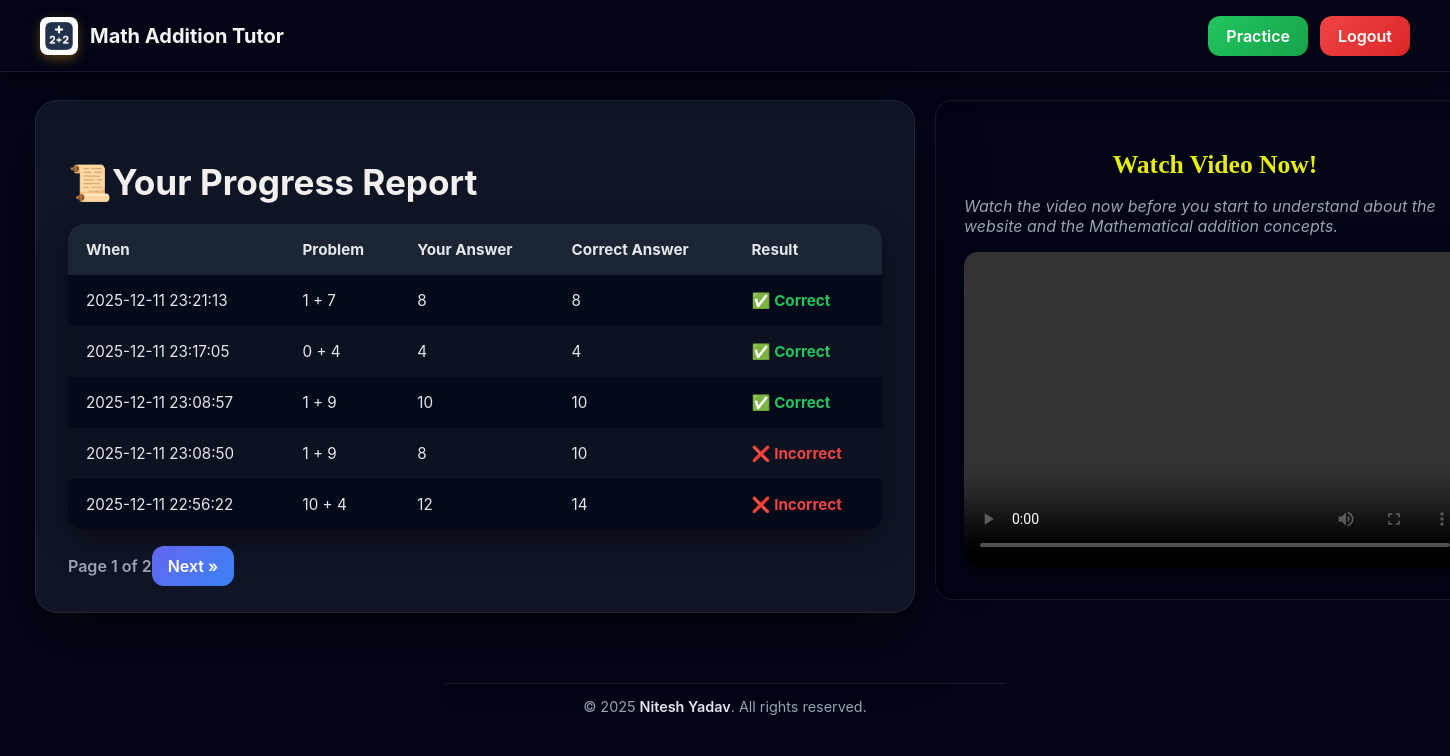
/ (signed in), run on an earlier commit of the app's database.
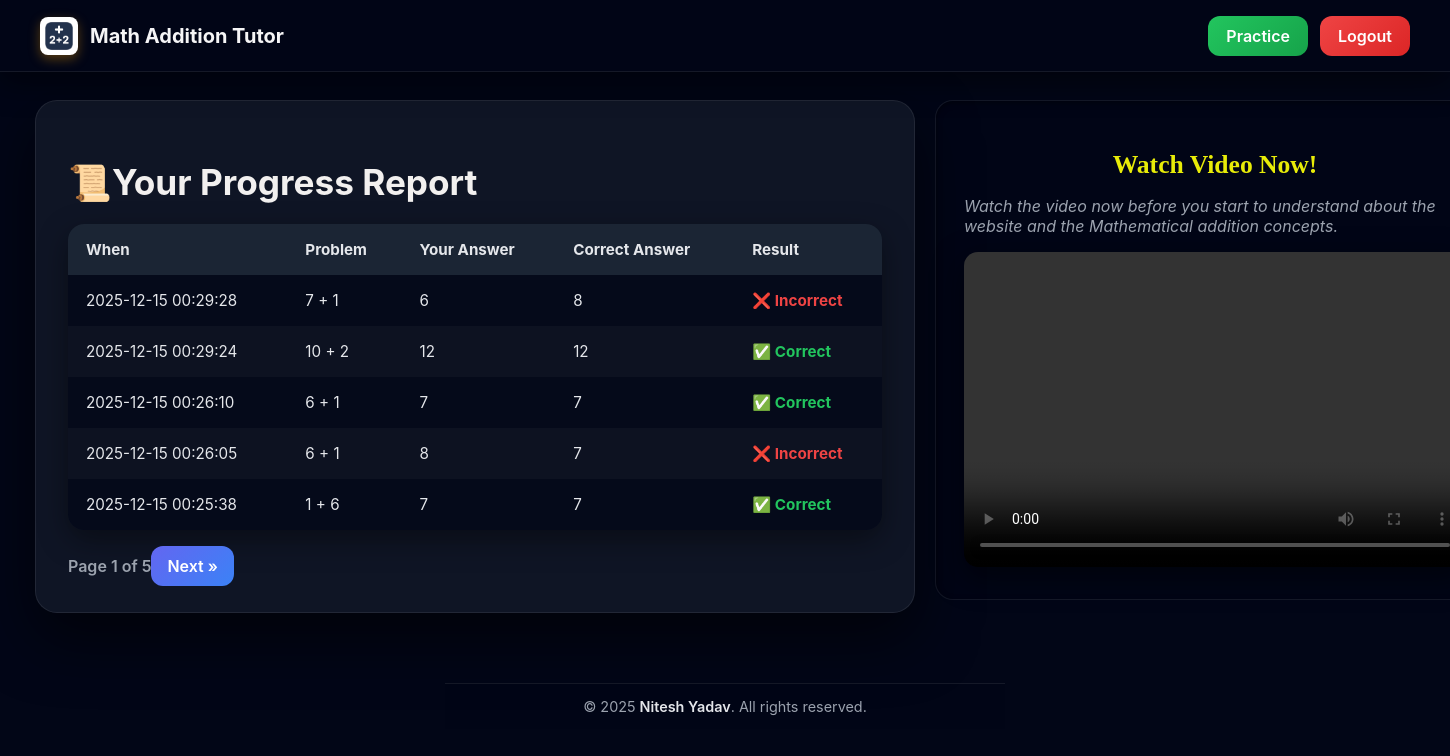
And on a later commit of the database.
### app.py (models this page shows)
class Attempt(db.Model):
    id = db.Column(db.Integer, primary_key=True)
    user_id = db.Column(db.Integer, db.ForeignKey('user.id'), nullable=False)
    a = db.Column(db.Integer, nullable=False)
    b = db.Column(db.Integer, nullable=False)
    student_answer = db.Column(db.Integer, nullable=False)
    correct_answer = db.Column(db.Integer, nullable=False)
    is_correct = db.Column(db.Boolean, nullable=False)
    timestamp = db.Column(db.DateTime, default=db.func.current_timestamp())

### app.py (the view)
@app.route('/')
@login_required
def dashboard():
    page = request.args.get('page', 1, type=int)
    per_page = 10
    pagination = (
        Attempt.query.filter_by(user_id=current_user.id)
        .order_by(Attempt.timestamp.desc())
        .paginate(page=page, per_page=5, error_out=False)
    )
    return render_template(
        'dashboard.html',
        attempts=pagination.items,
        pagination=pagination,
    )

### app.py (called while the page is built)
@login_manager.user_loader
def load_user(user_id):
    return User.query.get(int(user_id))

### templates/dashboard.html (shortened to what this page needs)
{% extends "base.html" %}
{% block content %}
<div class="navbar">
  <div class="nav-left">
  <img src="{{ url_for('static', filename='assets/logo.png') }}" class="nav-logo" alt="Logo">
  <a href="{{ url_for('dashboard') }}">
    <span class="nav-title">Math Addition Tutor</span>
  </a>
</div>
  <div class="nav-right">
    <a href="{{ url_for('index') }}" class="btn-pmore-icon">Practice</a>
    <a href="{{ url_for('logout') }}" class="btn-logout-icon">Logout</a>
  </div>
</div>
<div class="main-container">
<div class="dashboard-container">
  <h1>📜Your Progress Report</h1>
  {% if attempts %}
  <table class="attempt-table">
    <thead>
      <tr>
        <th>When</th>
        <th>Problem</th>
        <th>Your Answer</th>
        <th>Correct Answer</th>
        <th>Result</th>
      </tr>
    </thead>
    <tbody>
      {% for attempt in attempts %}
      <tr>
        <td>{{ attempt.timestamp.strftime('%Y-%m-%d %H:%M:%S') if attempt.timestamp else '' }}</td>
        <td>{{ attempt.a }} + {{ attempt.b }}</td>
        <td>{{ attempt.student_answer }}</td>
        <td>{{ attempt.correct_answer }}</td>
        <td class="{{ 'correct' if attempt.is_correct else 'incorrect' }}">
          {{ "✅ Correct" if attempt.is_correct else "❌ Incorrect" }}
        </td>
      </tr>
      {% endfor %}
    </tbody>
  </table>
  <div class="pagination">
    <div>Page {{ pagination.page }} of {{ pagination.pages or 1 }}</div>
    <div>
      {% if pagination.has_next %}
        <a href="{{ url_for('dashboard', page=pagination.next_num) }}">Next »</a>
      {% endif %}
    </div>
  </div>
  {% else %}
    <p>No attempts yet. Try a problem first!</p>
  {% endif %}
</div>
<div class="video-section">
    <h2 class="video-text-tag">Watch Video Now!</h2>
    <p class="video-text-demo">Watch the video now before you start to understand about the website and the Mathematical addition concepts. </p>
    <video width="100%" height="315" controls>
      <source src="{{ url_for('static', filename='assets/demo.mp4') }}" type="video/mp4" />
    </video>
  </div>
  </div>
  <footer class="footer">
  © {{ current_year | default(2025) }} <span>Nitesh Yadav</span>. All rights reserved.
</footer>
{% endblock %}

What changed in the data, as far as the page shows it:
no longer on this page (row unchanged): Attempt: timestamp "2025-12-11 23:21:13", a "1", b "7", student_answer "8", correct_answer "8", is_correct "✅ Correct"
no longer on this page (row unchanged): Attempt: timestamp "2025-12-11 23:17:05", a "0", b "4", student_answer "4", correct_answer "4", is_correct "✅ Correct"
no longer on this page (row unchanged): Attempt: timestamp "2025-12-11 23:08:57", a "1", b "9", student_answer "10", correct_answer "10", is_correct "✅ Correct"
no longer on this page (row unchanged): Attempt: timestamp "2025-12-11 23:08:50", a "1", b "9", student_answer "8", correct_answer "10", is_correct "❌ Incorrect"
no longer on this page (row unchanged): Attempt: timestamp "2025-12-11 22:56:22", a "10", b "4", student_answer "12", correct_answer "14", is_correct "❌ Incorrect"
added Attempt: timestamp "2025-12-15 00:29:28", a "7", b "1", student_answer "6", correct_answer "8", is_correct "❌ Incorrect"
added Attempt: timestamp "2025-12-15 00:29:24", a "10", b "2", student_answer "12", correct_answer "12", is_correct "✅ Correct"
added Attempt: timestamp "2025-12-15 00:26:10", a "6", b "1", student_answer "7", correct_answer "7", is_correct "✅ Correct"
added Attempt: timestamp "2025-12-15 00:26:05", a "6", b "1", student_answer "8", correct_answer "7", is_correct "❌ Incorrect"
added Attempt: timestamp "2025-12-15 00:25:38", a "1", b "6", student_answer "7", correct_answer "7", is_correct "✅ Correct"
Also different on the page:
{{ pagination.pages or 1 }}: "2" → "5"
